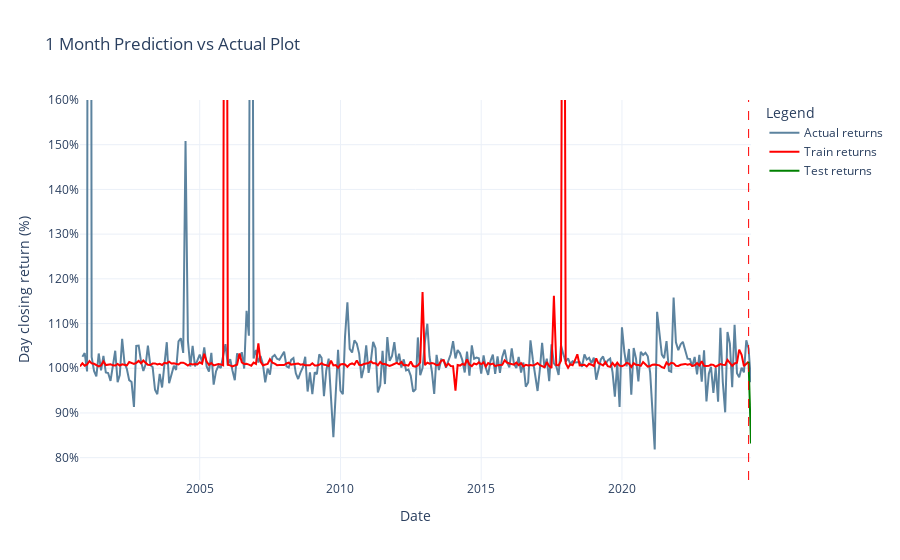

Write notebook code for a chart like this one.
### Markdown cell above
### 1 month Actual vs Prediction

### Code cell
importlib.reload(comparison)
comparison.generate_plot(df, df_tabular_multi, y_train_mean_pred_1m, y_test_mean_pred_1m)

### Figure 1 — Plotly figure (JSON) as saved in the notebook; plotly's stock layout.template omitted (floating-point values rounded to 4 significant figures; data arrays with more than 128 entries replaced by an {"elided": "..."} marker saying what was removed)
{"data": [{"line": {"color": "#5c839f", "width": 2}, "mode": "lines", "name": "Actual returns", "x": {"elided": "287 str values"}, "y": {"elided": "300 float values"}, "type": "scatter"}, {"line": {"color": "red", "width": 2}, "mode": "lines", "name": "Train returns", "x": {"elided": "286 str values"}, "y": {"elided": "286 float values"}, "type": "scatter"}, {"line": {"color": "green", "width": 2}, "mode": "lines", "name": "Test returns", "x": ["2024-07-01", "2024-08-01"], "y": [1.015, 0.8316], "type": "scatter"}], "layout": {"shapes": [{"line": {"color": "red", "dash": "dash", "width": 1}, "type": "line", "x0": "2024-07-01", "x1": "2024-07-01", "xref": "x", "y0": 0, "y1": 1, "yref": "y domain"}], "yaxis": {"title": {"text": "Day closing return (%)"}, "tickformat": ".0%", "range": [0.75, 1.6]}, "title": {"text": "1 Month Prediction vs Actual Plot"}, "xaxis": {"title": {"text": "Date"}}, "legend": {"title": {"text": "Legend"}}}}
